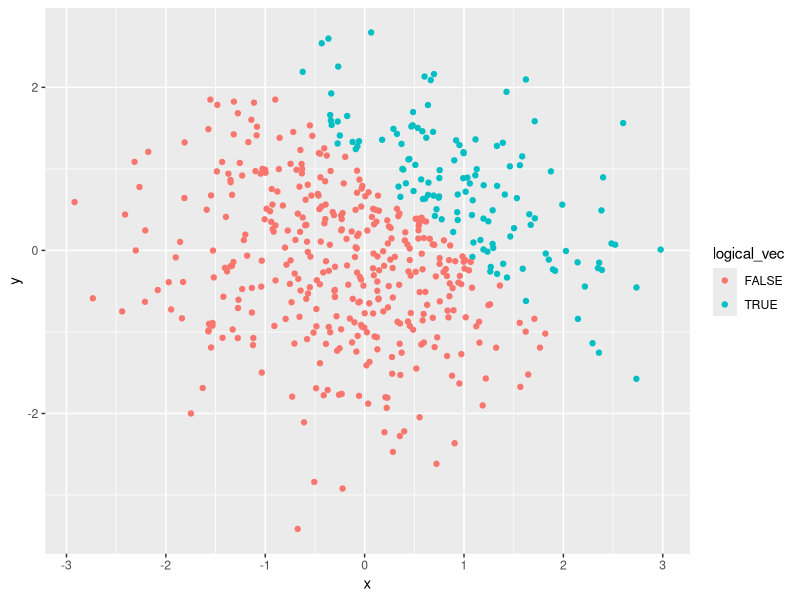
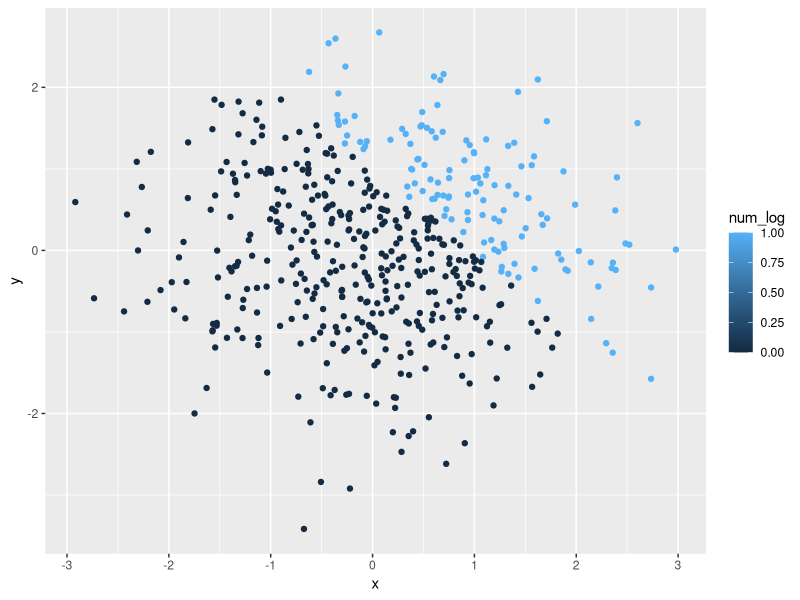
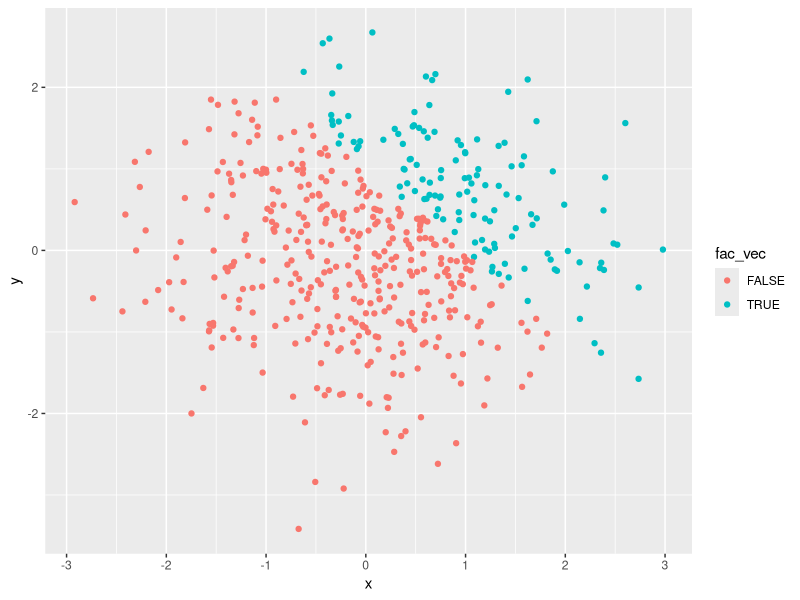

R code for these plots, in order:
## ---- chunk 1
library(tidyverse)
## ---- chunk 2

df_1 = tibble(
  ran_samp = rnorm(8),
  log_vec = ran_samp > 0,
  vec_char = c("I", "have", "no", "idea", "what", "Im", "doing" , "yikes"),
  fac_vec = factor(c( "yes", "no", "maybe", "yes", "no", "maybe", "yes", "no"))
)

### Take the mean of each variable in dataframe

mean_samp = mean(pull(df_1, ran_samp))
mean_log = mean(pull(df_1, log_vec))
mean_char = mean(pull(df_1, vec_char))
mean_fac = mean(pull(df_1, fac_vec))
## ---- chunk 3
df_2 = tibble(
  x = rnorm(500),
  y = rnorm(500),
  logical_vec = x + y > 1,
  num_log= as.numeric(logical_vec),
  fac_vec= as.factor(logical_vec)
)
## ---- chunk 4
# scatterplot with colored points using the logical variable
plot_1= ggplot(df_2, aes(x, y, color = logical_vec)) + geom_point()

# scatterplot with colored points using the numeric variable
plot_2 = ggplot(df_2, aes(x, y, color = num_log)) + geom_point()

# scatterplot with colored points using the factor variable
plot_3 = ggplot(df_2, aes(x, y, color = fac_vec)) + geom_point()


# export first scatterplot to directory
#ggsave('plot_1')
